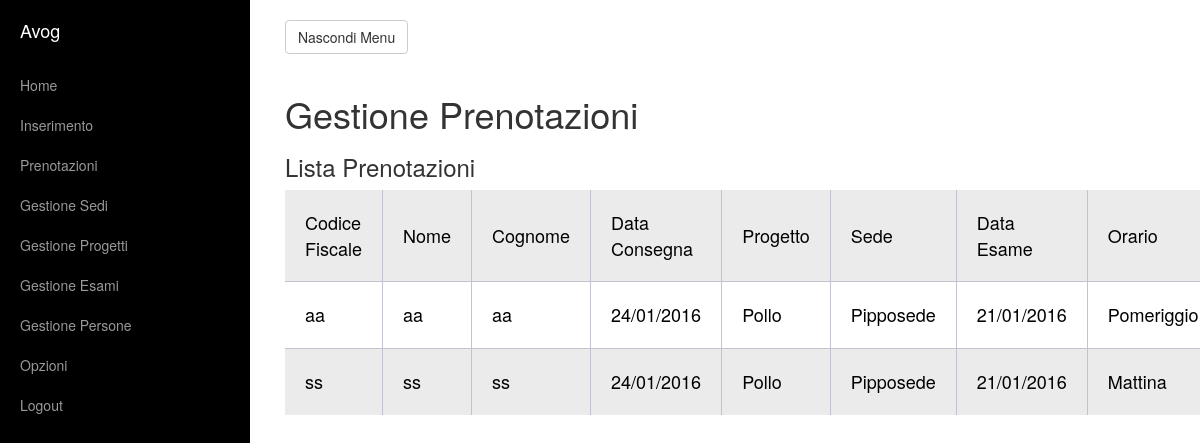
Screenshot of /prenotazioni/index.php (signed in) with the database file from the repository.
### tables this page shows
CREATE TABLE `persona` (
  `id` int(7) NOT NULL AUTO_INCREMENT,
  `nome` varchar(20) DEFAULT NULL,
  `cognome` varchar(30) DEFAULT NULL,
  `dataNascita` date DEFAULT NULL,
  `cf` varchar(20) DEFAULT NULL,
  PRIMARY KEY (`id`),
  UNIQUE KEY `cf` (`cf`)
);

CREATE TABLE `progetto` (
  `codice` varchar(20) NOT NULL DEFAULT '',
  `nome` varchar(30) DEFAULT NULL,
  PRIMARY KEY (`codice`)
);

CREATE TABLE `sede` (
  `codice` varchar(20) NOT NULL DEFAULT '',
  `nome` varchar(30) DEFAULT NULL,
  PRIMARY KEY (`codice`)
);

### class.db.php (called while the page is built, shortened)
<?php
class database{
	private $dbHost;
	private $dbUser;
	private $dbPwd;
	private $dbConnAttiva = false;
	private $dbNome;
	public $tb_sede = "sede";
	public $tb_progetto = "progetto";
	public $tb_esame = "esame";
	public $tb_persona = "persona";
	public $tb_personaesame = "persona_esame";
	private $lastResult;
	public function __construct(){
		$this->dbHost = "localhost";
		$this->dbUser = "angelotm";
		$this->dbPwd = "olegnatm";
		$this->dbNome = "lavoro1";
	}
	public function connetti(){
		if(!($this->isConnesso())){
			$this->dbConn = @mysql_connect($this->dbHost,$this->dbUser,$this->dbPwd);
			if($this->dbConn){
				$this->dbConnAttiva = true;
				if(mysql_select_db($this->dbNome)){return true;}
			}
		}
		return false;
	}
	public function isConnesso(){return $this->dbConnAttiva;}
	public function executeQuery($query){return ($this->lastResult = mysql_query($query));}
	public function fetchAssocStored(){return ($this->lastRow = mysql_fetch_assoc($this->lastResult));}
	public function getNumRowsStored(){return (mysql_num_rows($this->lastResult));}
	public function getGeneric($query){
		$this->executeQuery($query);
		$rows = $this->getNumRowsStored();
		if($rows!=false){
			for($i=0;$i<$rows;$i++){
				$persone[$i] = $this->fetchAssocStored();
			}
			if(!empty($persone)){
				return ($persone);
			}
		}
		return $persone=array();
	}
	public function getPrenotazioni(){
		$query = "SELECT tpp.cf AS cf, tpp.nome AS nome, tpp.cognome AS cognome, tpe.seMattina AS semattina, tpe.dataConsegna AS tpedataconsegna, tpe.dataEsame AS dataEsame, tp.codice AS tpcodice, tp.nome AS tpnome, ts.codice AS tscodice, ts.nome AS tsnome FROM {$this->tb_esame} te JOIN {$this->tb_sede} ts JOIN {$this->tb_progetto} tp JOIN {$this->tb_personaesame} tpe JOIN {$this->tb_persona} tpp ON tpe.codiceEsame=te.codice AND tpe.personaID=tpp.id AND tpe.cf=tpp.cf AND te.codiceSede=ts.codice AND te.codiceProgetto=tp.codice";
		return $this->getGeneric($query);
	}
}
?>

### prenotazioni/index.php (the view, shortened to what this page needs)
<?php session_start();
@require_once("../class.db.php");
$db = new database();
?>
<!DOCTYPE html>
<html lang="it">
<head>
    <link href="../css/bootstrap.min.css" rel="stylesheet">
    <link href="../css/simple-sidebar.css" rel="stylesheet">
    <link href="css.css" rel="stylesheet">
</head>
<body>
    <div id="wrapper">
        <?php @require('../sidebar.php');?>
        <div id="page-content-wrapper">
            <div class="container-fluid">
                <div class="row">
                    <div class="col-lg-12">
						<a href="#menu-toggle" class="btn btn-default" id="menu-toggle" style="margin-bottom:20px;">Nascondi Menu</a>
                        <h1>Gestione Prenotazioni</h1>
<?php
	$prenotazioni = $db->getPrenotazioni();
	$nprenotazioni = count($prenotazioni);
	for($i=0;$i<$nprenotazioni;$i++){
		$prenotazioni[$i]['tpedataconsegna'] = str_replace("-", "/", $prenotazioni[$i]['tpedataconsegna']);
		$prenotazioni[$i]['dataEsame'] = str_replace("-", "/", $prenotazioni[$i]['dataEsame']);
		$prenotazioni[$i]['tpedataconsegna'] = strtotime($prenotazioni[$i]['tpedataconsegna']);
		$prenotazioni[$i]['dataEsame'] = strtotime($prenotazioni[$i]['dataEsame']);
	}
?>
                        <h3>Lista Prenotazioni</h3>
						<table style="width:100%;">
						<tr>
						<td>Codice Fiscale</td>
						<td>Nome</td>
						<td>Cognome</td>
						<td>Data Consegna</td>
						<td>Progetto</td>
						<td>Sede</td>
						<td>Data Esame</td>
						<td>Orario</td>
						</tr>
						<?php
							for($i=0;$i<$nprenotazioni;$i++){
								echo "<tr><td>";
								echo $prenotazioni[$i]['cf'];
								echo "</td><td>";
								echo $prenotazioni[$i]['nome'];
								echo "</td><td>";
								echo $prenotazioni[$i]['cognome'];
								echo "</td><td>";
								echo date("d/m/Y",$prenotazioni[$i]['tpedataconsegna']);
								echo "</td><td>";
								echo $prenotazioni[$i]['tpnome'];
								echo "</td><td>";
								echo $prenotazioni[$i]['tsnome'];
								echo "</td><td>";
								echo date("d/m/Y",$prenotazioni[$i]['dataEsame']);
								echo "</td><td>";
								if(intval($prenotazioni[$i]['semattina'])==0){echo "Pomeriggio";}
								else{echo "Mattina";}
								echo "</td></tr>";
							}
						?>
						</table>
                </div>
            </div>
        </div>
    </div>
</body>
</html>

### sidebar.php
		<div id="sidebar-wrapper">
            <ul class="sidebar-nav">
                <li class="sidebar-brand"><a>Avog</a></li>
<?php
$names = array('Home', 'Inserimento', 'Prenotazioni', 'Gestione Sedi', 'Gestione Progetti', 'Gestione Esami', 'Gestione Persone', 'Opzioni', 'Logout');
$links = array('#', 'inserimento/', 'prenotazioni/', 'sedi/', 'progetti/', 'esami/', 'persone/', 'opzioni/', 'logout/');
for($i=0;$i<count($names);$i++){
?>
                <li><a href="<?php if(!isset($home) || $home!=true){echo "../";} echo $links[$i]; ?>"><?php echo $names[$i]; ?></a></li>
<?php
}
?>
            </ul>
        </div>

### css/simple-sidebar.css (style rules this page uses)
#wrapper { padding-left: 0; -webkit-transition: all 0.5s ease; -moz-transition: all 0.5s ease; -o-transition: all 0.5s ease; transition: all 0.5s ease; }
#sidebar-wrapper { z-index: 1000; position: fixed; left: 250px; width: 0; height: 100%; margin-left: -250px; overflow-y: auto; background: #000; -webkit-transition: all 0.5s ease; -moz-transition: all 0.5s ease; -o-transition: all 0.5s ease; transition: all 0.5s ease; }
#page-content-wrapper { width: 100%; position: absolute; padding: 15px; }
.sidebar-nav { position: absolute; top: 0; width: 250px; margin: 0; padding: 0; list-style: none; }
.sidebar-nav li { text-indent: 20px; line-height: 40px; }
.sidebar-nav li a { display: block; text-decoration: none; color: #999999; }
.sidebar-nav > .sidebar-brand { height: 65px; font-size: 18px; line-height: 60px; }
.sidebar-nav > .sidebar-brand a { color: #999999; }
@media (min-width:768px) { #wrapper { padding-left: 250px; } }
@media (min-width:768px) { #sidebar-wrapper { width: 250px; } }
@media (min-width:768px) { #page-content-wrapper { padding: 20px; position: relative; } }

### prenotazioni/css.css (style rules this page uses)
tr { border-top: 1px solid #C1C3D1; border-bottom-: 1px solid #C1C3D1; color:black; font-size:18px; font-weight:normal; }
tr:first-child { border-top:none; }
tr:last-child { border-bottom:none; }
tr:nth-child(odd) td { background:#EBEBEB; }
td { background:#FFFFFF; padding:20px; text-align:left; vertical-align:middle; font-weight:300; font-size:18px; border-right: 1px solid #C1C3D1; }
td:last-child { border-right: 0px; }

### rows the page displays
persona: cf "aa", nome "aa", cognome "aa", tpedataconsegna "24/01/2016", progetto.nome "Pollo", sede.nome "Pipposede", dataEsame "21/01/2016", shows "Pomeriggio"
persona: cf "ss", nome "ss", cognome "ss", tpedataconsegna "24/01/2016", progetto.nome "Pollo", sede.nome "Pipposede", dataEsame "21/01/2016", shows "Mattina"

### other values shown
$names[$i] "Home"
$names[$i] "Inserimento"
$names[$i] "Prenotazioni"
$names[$i] "Gestione Sedi"
$names[$i] "Gestione Progetti"
$names[$i] "Gestione Esami"
$names[$i] "Gestione Persone"
$names[$i] "Opzioni"
$names[$i] "Logout"
